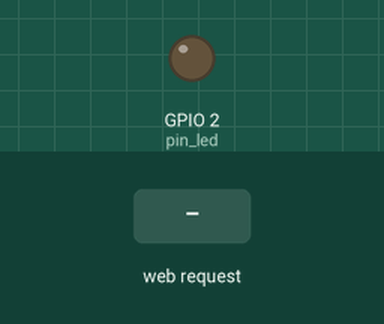
Recording of a sketch running on a simulated ESP8266 (NodeMCU). On the bench: output pins drawn as LEDs (lit = HIGH). Inputs (shaded band) come from the test bench. WiFi joins after 1.5 s; servers stay silent unless stated; storage starts empty; what the sketch prints to the serial monitor is not drawn.

Above: at 2.7 s.
2.8 s: HTTP request GET /ledstate received
At 3.2 s:
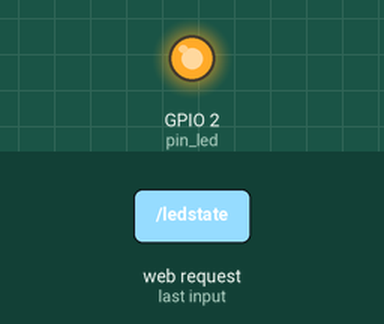
Timing chart, 0 to 5.8 s (numbered marks = the images above; inputs shaded):
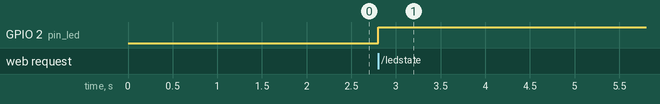

The sketch:

07_esp32_Web_Server_JavaScript_AJAX_WebPage_Spiffs_IpFixo.ino
```cpp
// Necessário o arquivo index.html carregado na memória do esp32

#include <ESP8266WiFi.h>
#include <ESP8266WebServer.h>
#include <FS.h>

ESP8266WebServer server;
uint8_t pin_led = LED_BUILTIN;
char* ssid = "ESP32";
char* password = "12345678";

// IP fixo
IPAddress local_IP(192, 168, 0, 112);
IPAddress gateway(192, 168, 0, 1);
IPAddress subnet(255, 255, 255, 0);
IPAddress primaryDNS(8, 8, 8, 8);
IPAddress secondaryDNS(8, 8, 4, 4);

void setup(){
  SPIFFS.begin();
  pinMode(pin_led, OUTPUT);

  WiFi.config(local_IP, gateway, subnet, primaryDNS, secondaryDNS);
  WiFi.begin(ssid,password);
  Serial.begin(115200);
  while(WiFi.status()!=WL_CONNECTED){
    Serial.print(".");
    delay(500);
  }
  Serial.println("");
  Serial.print("IP Address: ");
  Serial.println(WiFi.localIP());

  server.on("/",serveIndexFile);
  server.on("/ledstate",getLEDState);
  server.begin();
}

void loop(){
  server.handleClient();
}

void serveIndexFile(){
  File file = SPIFFS.open("/index.html","r");
  server.streamFile(file, "text/html");
  file.close();
}

void toggleLED(){
  digitalWrite(pin_led,!digitalRead(pin_led));
}

void getLEDState(){
  toggleLED();
  String led_state = digitalRead(pin_led) ? "OFF" : "ON";
  server.send(200,"text/plain", led_state);
}
```

Measured:
- after the input at 2.8 s, GPIO 2 (pin_led): LOW → HIGH at once
